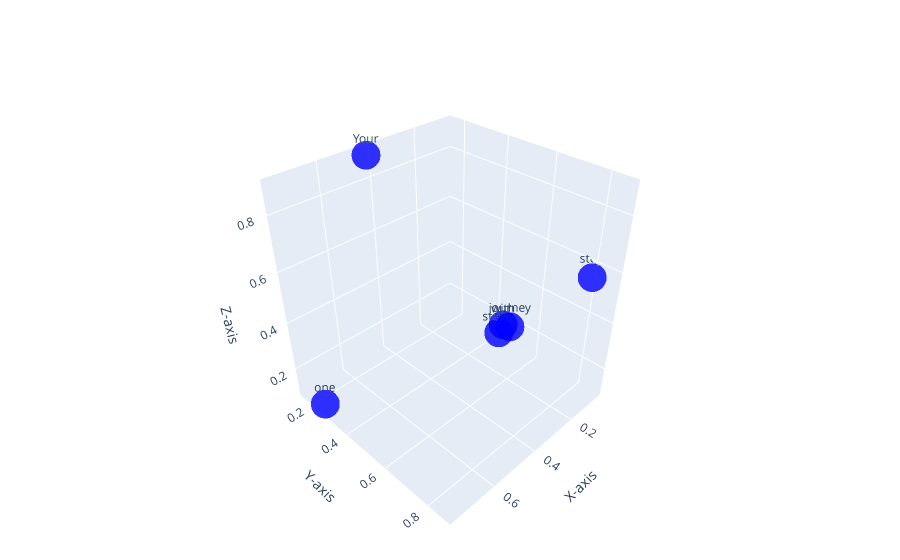

Notebook code for this chart:
### Code cell
#3D reprsentation of the vector 
import torch
import plotly.graph_objs as go

inputs = torch.tensor([
    [0.43, 0.15, 0.89],  # Your   
    [0.55, 0.87, 0.66],  # journey  
    [0.57, 0.85, 0.64],  # starts
    [0.22, 0.58, 0.33],  # with 
    [0.77, 0.25, 0.10],  # one
    [0.05, 0.80, 0.55]   # step 
])

# Labels for the words
words = ["Your", "journey", "starts", "with", "one", "step"]

x, y, z = inputs[:, 0], inputs[:, 1], inputs[:, 2]

scatter = go.Scatter3d(
    x=x, y=y, z=z,
    mode='markers+text', 
    marker=dict(size=10, color='blue', opacity=0.8),
    text=words,
    textposition="top center" 
)

# Create layout for the plot
layout = go.Layout(
    scene=dict(
        xaxis_title='X-axis',
        yaxis_title='Y-axis',
        zaxis_title='Z-axis'
    ),
    margin=dict(l=0, r=0, b=0, t=40) 
)

# Create the figure and plot
fig = go.Figure(data=[scatter], layout=layout)
fig.show()

### Figure 1 — Plotly figure (JSON) as saved in the notebook; plotly's stock layout.template omitted (floating-point values rounded to 4 significant figures)
{"data": [{"marker": {"color": "blue", "opacity": 0.8, "size": 10}, "mode": "markers+text", "text": ["Your", "journey", "starts", "with", "one", "step"], "textposition": "top center", "type": "scatter3d", "x": [0.43, 0.55, 0.57, 0.22, 0.77, 0.05], "y": [0.15, 0.87, 0.85, 0.58, 0.25, 0.8], "z": [0.89, 0.66, 0.64, 0.33, 0.1, 0.55]}], "layout": {"autosize": true, "margin": {"b": 0, "l": 0, "r": 0, "t": 40}, "scene": {"aspectmode": "auto", "aspectratio": {"x": 0.9695, "y": 0.9695, "z": 1.064}, "camera": {"center": {"x": 0, "y": 0, "z": 0}, "eye": {"x": 1.484, "y": 1.484, "z": 1.484}, "projection": {"type": "perspective"}, "up": {"x": 0, "y": 0, "z": 1}}, "xaxis": {"title": {"text": "X-axis"}, "type": "linear"}, "yaxis": {"title": {"text": "Y-axis"}, "type": "linear"}, "zaxis": {"title": {"text": "Z-axis"}, "type": "linear"}}}}
